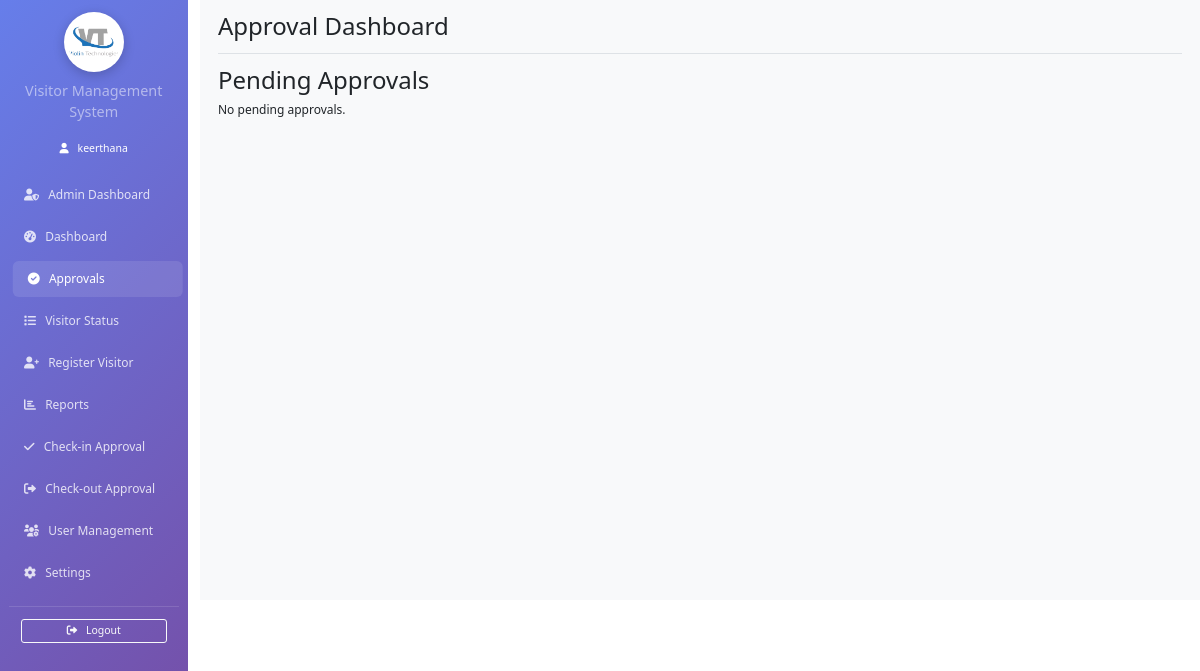
Before: /vms/approval_dashboard (signed in) with the older database file.
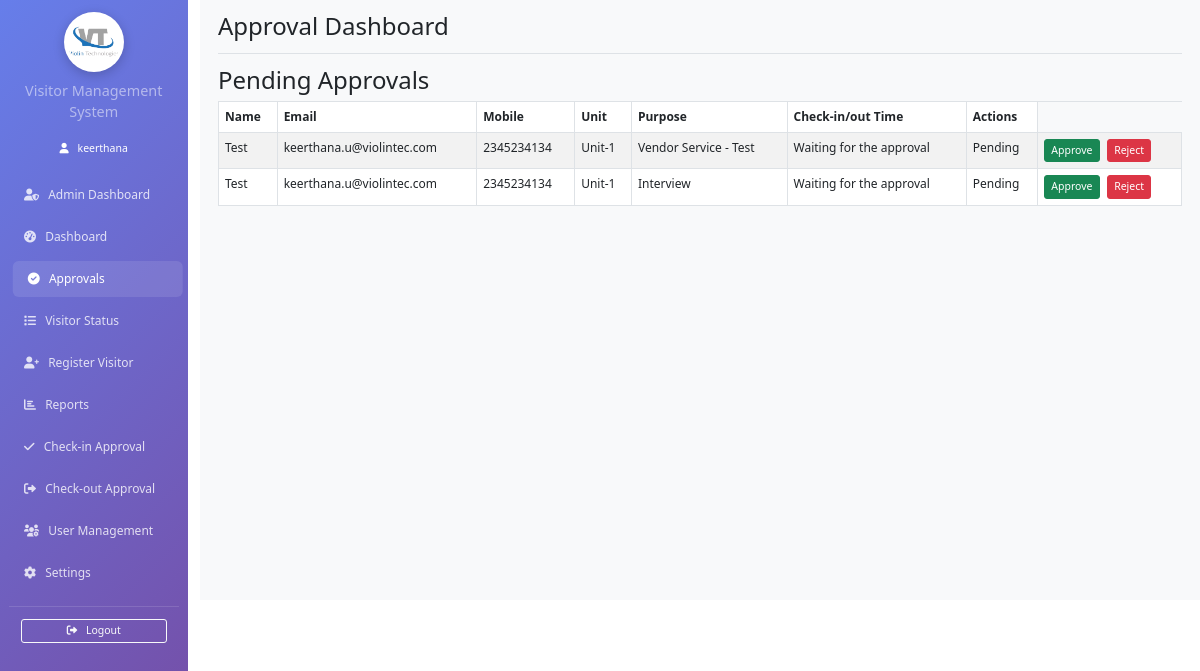
After: the same page with the newer database file.
### app.py (models this page shows)
class Visitor(db.Model):
    id = db.Column(db.Integer, primary_key=True)
    name = db.Column(db.String(100), nullable=False)
    email = db.Column(db.String(120))
    mobile = db.Column(db.String(20), nullable=False)
    purpose = db.Column(db.Text, nullable=False)
    host_id = db.Column(db.Integer, db.ForeignKey('user.id'), nullable=False)
    id_proof_path = db.Column(db.String(200))
    id_proof_type = db.Column(db.String(50))  # New column for type of ID proof
    other_id_proof_type = db.Column(db.String(100))  # New column for custom ID proof type if 'Others' is selected
    visitor_image = db.Column(db.String(200))  # New column for visitor's captured photo
    status = db.Column(db.String(20), default='pending')  # pending, approved, rejected, exited
    approved_at = db.Column(db.DateTime) # New column to store approval timestamp
    check_in_time = db.Column(db.DateTime) # Removed default=datetime.utcnow, as check-in is a separate action
    check_out_time = db.Column(db.DateTime)
    qr_code = db.Column(db.String(200))
    created_by = db.Column(db.Integer, db.ForeignKey('user.id'), nullable=False)
    unit = db.Column(db.String(100)) # New column for visitor's unit
    work_permit_certificate = db.Column(db.String(200))  # Path to work permit certificate file
    approved_by_id = db.Column(db.Integer, db.ForeignKey('user.id'))  # ID of user who approved
    meeting_id = db.Column(db.String(50))
    requested_by = db.Column(db.String(100))
    no_of_hours = db.Column(db.Integer)
    visit_location = db.Column(db.String(100))
    visitor_type = db.Column(db.String(50))
    company = db.Column(db.String(100))
    from_datetime = db.Column(db.DateTime)
    to_datetime = db.Column(db.DateTime)
    card_identification_name = db.Column(db.String(100))
    access_group_name = db.Column(db.String(100))
    Visitor_ID = db.Column(db.String(100))
    original_visitor_id = db.Column(db.String(100))
    host = db.relationship('User', foreign_keys=[host_id])
    created_by_user = db.relationship('User', foreign_keys=[created_by])
    approved_by_user = db.relationship('User', foreign_keys=[approved_by_id])
    materials = db.relationship('Material', backref='visitor', lazy=True, cascade="all, delete-orphan")

### app.py (the view)
@app.route('/vms/approval_dashboard')
@login_required
def approval_dashboard():
    if current_user.role not in ['admin', 'security', 'employee']:
        flash('Access denied!', 'error')
        return redirect(url_for('dashboard',_external=True))
    if current_user.role == 'admin':
        pending_approvals = Visitor.query.filter_by(status='pending').order_by(Visitor.check_in_time.desc()).all()
    elif current_user.role == 'security':
        pending_approvals = Visitor.query.filter_by(status='pending', unit=current_user.unit).order_by(Visitor.check_in_time.desc()).all()
    elif current_user.is_hod and current_user.department:
        pending_approvals = Visitor.query.join(User, Visitor.host_id == User.id).filter(
            Visitor.status == 'pending',
            User.department == current_user.department
        ).order_by(Visitor.check_in_time.desc()).all()
    else:  # Regular employee
        pending_approvals = Visitor.query.filter_by(status='pending', host_id=current_user.id).order_by(Visitor.check_in_time.desc()).all()
    return render_template('approval_dashboard.html', pending_approvals=pending_approvals)

### app.py (called while the page is built)
@login_manager.user_loader
def load_user(user_id):
    return User.query.get(int(user_id))

@app.before_request
def adjust_script_root():
    if request.path.startswith('/vms'):
        request.environ['SCRIPT_NAME'] = '/vms'

@app.after_request
def set_security_headers(response):
    response.headers.setdefault('X-Frame-Options', 'DENY')
    response.headers.setdefault('X-Content-Type-Options', 'nosniff')
    response.headers.setdefault('Referrer-Policy', 'no-referrer')
    response.headers.setdefault('Cache-Control', 'no-store')
    csp = "default-src 'self'; img-src 'self' data:; style-src 'self' 'unsafe-inline' https://cdn.jsdelivr.net https://cdnjs.cloudflare.com; script-src 'self' 'unsafe-inline' https://cdn.jsdelivr.net https://cdnjs.cloudflare.com https://unpkg.com; font-src 'self' https://cdnjs.cloudflare.com;"
    response.headers.setdefault('Content-Security-Policy', csp)
    if request.is_secure:
        response.headers.setdefault('Strict-Transport-Security', 'max-age=63072000; includeSubDomains; preload')
    return response

### templates/approval_dashboard.html (shortened to what this page needs)
{% extends "base.html" %}
{% block page_title %}Approval Dashboard{% endblock %}
{% block content %}
    <h2>Pending Approvals</h2>
    {% if pending_approvals %}
        <div class="table-responsive">
            <table class="table table-striped table-bordered">
                <thead>
                    <tr>
                        <th>Name</th>
                        <th>Email</th>
                        <th>Mobile</th>
                        <th>Unit</th>
                        <th>Purpose</th>
                        <th>Check-in/out  Time</th>
                        <th>Actions</th>
                    </tr>
                </thead>
                <tbody>
                    {% for visitor in pending_approvals %}
                        <tr>
                            <td>{{ visitor.name }}</td>
                            <td>{{ visitor.email }}</td>
                            <td>{{ visitor.mobile }}</td>
                            <td>{{ visitor.unit or 'N/A' }}</td>
                            <td>{{ visitor.purpose }}</td>
                            <td>
                                {% if visitor.status == 'approved' and visitor.check_in_time %}
                                    {{ visitor.check_in_time.strftime('%Y-%m-%d %H:%M:%S') }}
                                {% else %}
                                    Waiting for the approval
                                {% endif %}
                            </td>
                            <td>{{ visitor.status|title }}</td>
                            <td>
                                <form method="POST" action="{{ url_for('approve_visitor', visitor_id=visitor.id) }}" style="display:inline;">
                                    <button type="submit" class="btn btn-success btn-sm" title="Approve Visitor">Approve</button>
                                </form>
                                <form method="POST" action="{{ url_for('reject_visitor', visitor_id=visitor.id) }}" style="display:inline; margin-left:6px;">
                                    <button type="submit" class="btn btn-danger btn-sm" title="Reject Visitor">Reject</button>
                                </form>
                            </td>
                        </tr>
                    {% endfor %}
                </tbody>
            </table>
        </div>
    {% else %}
        <p>No pending approvals.</p>
    {% endif %}
{% endblock %}

Changed rows visible on the page:
added Visitor: name "Test", email "keerthana.u@violintec.com", mobile "2345234134", unit "Unit-1", purpose "Vendor Service - Test", shows "Waiting for the approval", status "Pending"
added Visitor: name "Test", email "keerthana.u@violintec.com", mobile "2345234134", unit "Unit-1", purpose "Interview", shows "Waiting for the approval", status "Pending"
Other visible differences:
text no longer shown: "No pending approvals."
text now shown: "Name Email Mobile Unit Purpose Check-in/out Time Actions"
